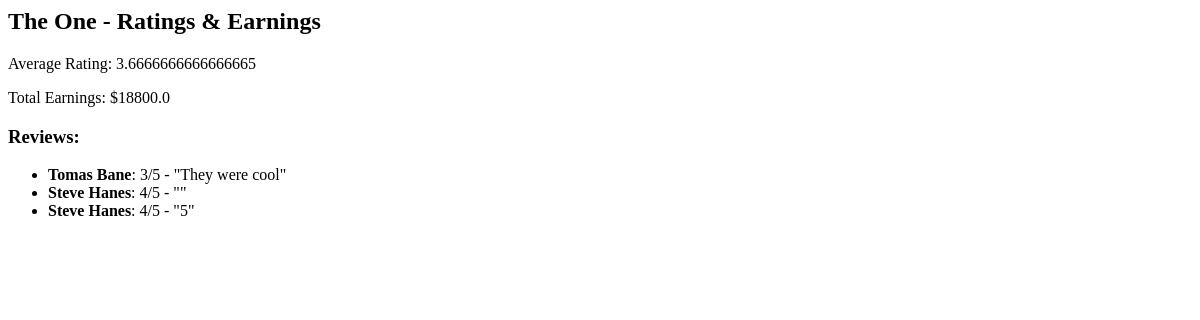
The app's page /dashboard/contractor/ratings (signed in), older data.
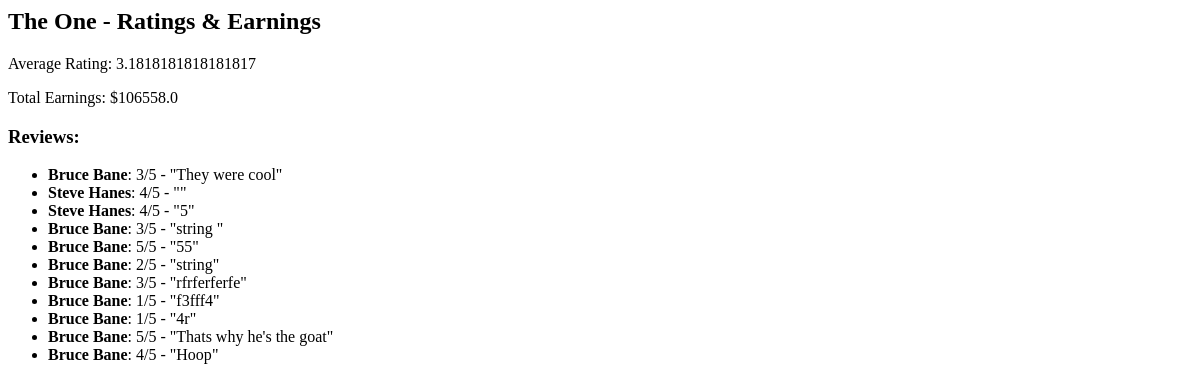
The same page, newer data.
### tables this page shows
CREATE TABLE Contractor (
    contractorID INTEGER PRIMARY KEY AUTOINCREMENT,
    userID INTEGER UNIQUE NOT NULL,
    companyID INTEGER,
    service TEXT,
    firstName TEXT NOT NULL,
    lastName TEXT NOT NULL,
    city TEXT,
    state CHAR(2),
    rating REAL, earnings REAL DEFAULT 0,
    FOREIGN KEY(userID) REFERENCES User(userID)
);

CREATE TABLE Review (
        reviewID INTEGER PRIMARY KEY AUTOINCREMENT,
        jobID INTEGER NOT NULL,
        clientID INTEGER NOT NULL,
        contractorID INTEGER NOT NULL,
        rating INTEGER CHECK(rating BETWEEN 1 AND 5),
        comment TEXT,
        date DATE NOT NULL,
        FOREIGN KEY(jobID) REFERENCES Job_Request(jobID),
        FOREIGN KEY(clientID) REFERENCES Client(clientID),
        FOREIGN KEY(contractorID) REFERENCES Contractor(contractorID)
    );

### app.py (the view)
@app.route("/dashboard/contractor/ratings")
def contractor_ratings():
    if session.get("role") != "contractor":
        return "Access denied", 403
    contractor_id = get_contractor_id(session["user_id"])
    conn = get_db()
    cur = conn.cursor()
    cur.execute("SELECT * FROM Contractor WHERE contractorID=?", (contractor_id,))
    contractor = cur.fetchone()
    cur.execute("SELECT r.*, c.firstName || ' ' || c.lastName AS clientName FROM Review r JOIN Client c ON r.clientID=c.clientID WHERE contractorID=?", (contractor_id,))
    reviews = cur.fetchall()
    conn.close()
    return render_template("contractor_ratings.html", contractor=contractor, reviews=reviews)

### app.py (called while the page is built)
def get_db():
    conn = sqlite3.connect(DB_FILE)
    conn.row_factory = sqlite3.Row
    return conn

def get_contractor_id(user_id):
    conn = get_db()
    cur = conn.cursor()
    cur.execute("SELECT contractorID FROM Contractor WHERE userID=?", (user_id,))
    row = cur.fetchone()
    conn.close()
    return row["contractorID"] if row else None

### templates/contractor_ratings.html
<h2>{{ contractor.firstName }} {{ contractor.lastName }} - Ratings & Earnings</h2>
<p>Average Rating: {{ contractor.rating or 'N/A' }}</p>
<p>Total Earnings: ${{ contractor.earnings or 0 }}</p>
<h3>Reviews:</h3>
<ul>
  {% for r in reviews %}
    <li>
      <strong>{{ r.clientName }}</strong>: {{ r.rating }}/5 - "{{ r.comment }}"
    </li>
  {% endfor %}
</ul>

Row changes from the older to the newer data that the page shows:
changed Contractor "The": rating "3.6666666666666665" → "3.1818181818181817"; earnings "18800.0" → "106558.0"
computed for Review "They were cool": clientName "Tomas Bane" → "Bruce Bane"
added Review: clientName "Bruce Bane", rating "3", comment "string"
added Review: clientName "Bruce Bane", rating "5", comment "55"
added Review: clientName "Bruce Bane", rating "2", comment "string"
added Review: clientName "Bruce Bane", rating "3", comment "rfrferferfe"
added Review: clientName "Bruce Bane", rating "1", comment "f3fff4"
added Review: clientName "Bruce Bane", rating "1", comment "4r"
added Review: clientName "Bruce Bane", rating "5", comment "Thats why he's the goat"
added Review: clientName "Bruce Bane", rating "4", comment "Hoop"
